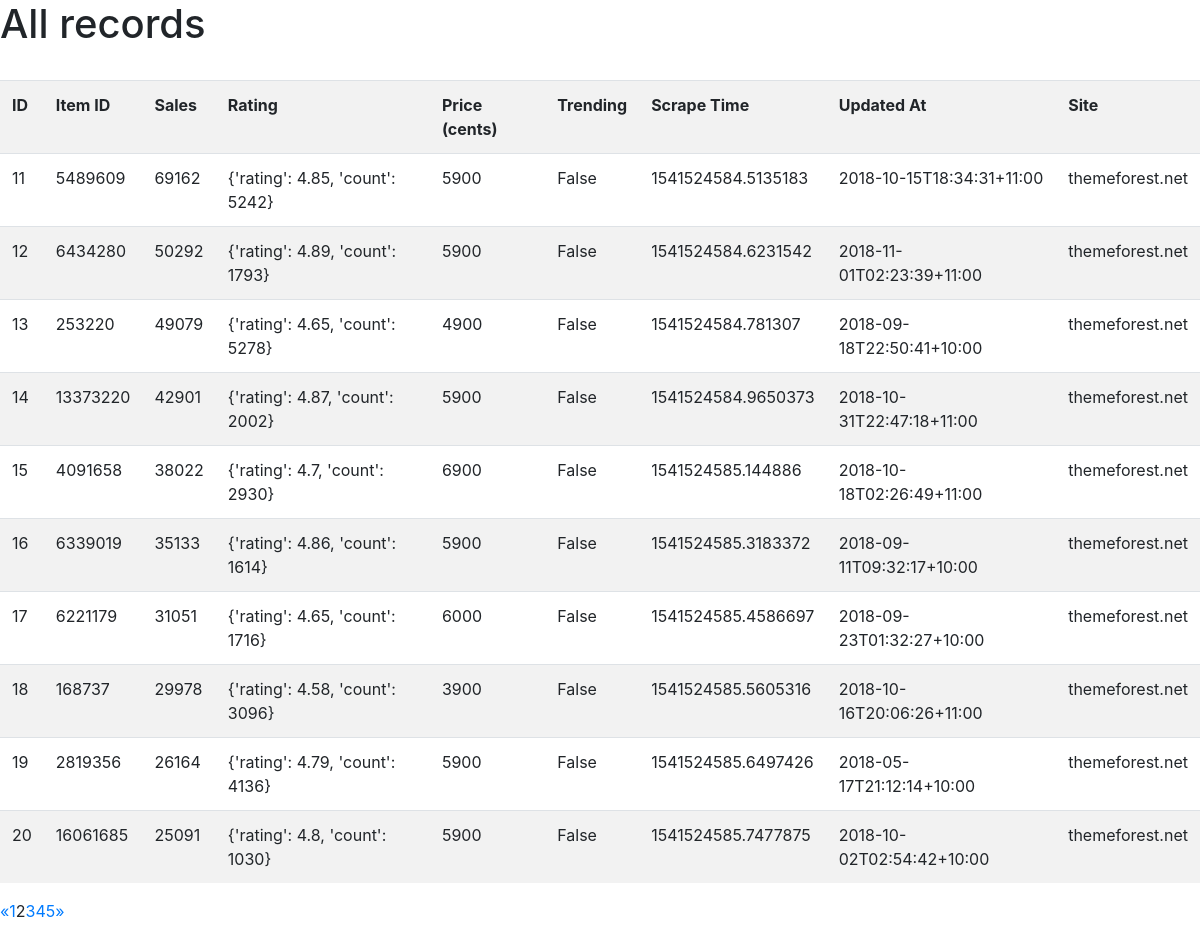
The app's page /show/?page=2 with its own data.
### scraper/models.py (models this page shows)
class ProductData(models.Model):
    product_id = models.IntegerField(default=1)
    sales = models.IntegerField()
    rating = models.CharField(max_length=50)
    price_cents = models.IntegerField()
    trending = models.BooleanField()
    scrape_time = models.CharField(max_length=30)
    updated_at = models.CharField(max_length=30)
    site = models.CharField(max_length=30)

### scraper/views.py (the view)
# urls.py: path('show/', scraper_views.ShowRecords),
def ShowRecords(request):
	product_list = ProductData.objects.all()
	page = request.GET.get('page', 1)
	paginator = Paginator(product_list, 10)
	try:
		records = paginator.page(page)
	except PageNotAnInteger:
		records = paginator.page(1)
	except EmptyPage:
		records = paginator.page(paginator.num_pages)
	x = records.number - 3 if records.number > 4 else 1
	y = paginator.num_pages if records.number + 4 > paginator.num_pages else records.number + 4
	page_range = range(x, y)
	return render(request, 'home.html', {
		'records': records,
		'page_range': page_range
	})

### templates/home.html (shortened to what this page needs)
{% extends 'base.html' %}
{% block body %}
<h1>All records</h1>
{{ rows }} <br>
<table class="table table-striped">
    <tr>
        <th>ID</th>
        <th>Item ID</th>
        <th>Sales</th>
        <th>Rating</th>
        <th>Price (cents)</th>
        <th>Trending</th>
        <th>Scrape Time</th>
        <th>Updated At</th>
        <th>Site</th>
    </tr>
{% for record in records %}
    <tr>
        <td>{{record.id}}</td>
        <td>{{record.product_id}}</td>
        <td>{{record.sales}}</td>
        <td>{{record.rating}}</td>
        <td>{{record.price_cents}}</td>
        <td>{{record.trending}}</td>
        <td>{{record.scrape_time}}</td>
        <td>{{record.updated_at}}</td>
        <td>{{record.site}}</td>
    </tr>
{% endfor %}
</table>
{% if records.has_other_pages %}
<ul class="pagination">
    {%  if records.has_previous %}
    <li class="page-item"><a href="?page={{ records.previous_page_number }}">&laquo;</a></li>
    {% else %}
    <li class="page-item disabled"><span>&laquo;</span></li>
    {% endif %}
    {% for i in page_range %}
        {% if records.number == i %}
        <li class="page-item active"><span>{{ i }} <span class="sr-only">(current)</span></span></li>
        {% else %}
        <li class="page-item"><a href="?page={{ i }}">{{ i }}</a></li>
        {% endif %}
    {% endfor %}
    {%  if records.has_next %}
    <li class="page-item"><a href="?page={{ records.next_page_number }}">&raquo;</a></li>
    {% else %}
    <li class="page-item disabled"><span>&raquo;</span></li>
    {% endif %}
</ul>
{% endif %}
{% endblock %}

### records on screen
ProductData: id "11", product_id "5489609", sales "69162", rating "{'rating': 4.85, 'count': 5242}", price_cents "5900", trending "False", scrape_time "1541524584.5135183", updated_at "2018-10-15T18:34:31+11:00", site "themeforest.net"
ProductData: id "12", product_id "6434280", sales "50292", rating "{'rating': 4.89, 'count': 1793}", price_cents "5900", trending "False", scrape_time "1541524584.6231542", updated_at "2018-11-01T02:23:39+11:00", site "themeforest.net"
ProductData: id "13", product_id "253220", sales "49079", rating "{'rating': 4.65, 'count': 5278}", price_cents "4900", trending "False", scrape_time "1541524584.781307", updated_at "2018-09-18T22:50:41+10:00", site "themeforest.net"
ProductData: id "14", product_id "13373220", sales "42901", rating "{'rating': 4.87, 'count': 2002}", price_cents "5900", trending "False", scrape_time "1541524584.9650373", updated_at "2018-10-31T22:47:18+11:00", site "themeforest.net"
ProductData: id "15", product_id "4091658", sales "38022", rating "{'rating': 4.7, 'count': 2930}", price_cents "6900", trending "False", scrape_time "1541524585.144886", updated_at "2018-10-18T02:26:49+11:00", site "themeforest.net"
ProductData: id "16", product_id "6339019", sales "35133", rating "{'rating': 4.86, 'count': 1614}", price_cents "5900", trending "False", scrape_time "1541524585.3183372", updated_at "2018-09-11T09:32:17+10:00", site "themeforest.net"
ProductData: id "17", product_id "6221179", sales "31051", rating "{'rating': 4.65, 'count': 1716}", price_cents "6000", trending "False", scrape_time "1541524585.4586697", updated_at "2018-09-23T01:32:27+10:00", site "themeforest.net"
ProductData: id "18", product_id "168737", sales "29978", rating "{'rating': 4.58, 'count': 3096}", price_cents "3900", trending "False", scrape_time "1541524585.5605316", updated_at "2018-10-16T20:06:26+11:00", site "themeforest.net"
ProductData: id "19", product_id "2819356", sales "26164", rating "{'rating': 4.79, 'count': 4136}", price_cents "5900", trending "False", scrape_time "1541524585.6497426", updated_at "2018-05-17T21:12:14+10:00", site "themeforest.net"
ProductData: id "20", product_id "16061685", sales "25091", rating "{'rating': 4.8, 'count': 1030}", price_cents "5900", trending "False", scrape_time "1541524585.7477875", updated_at "2018-10-02T02:54:42+10:00", site "themeforest.net"

### other values on screen
{{ i }} "1" "3" "4" "5"
{{ i }} "2"
